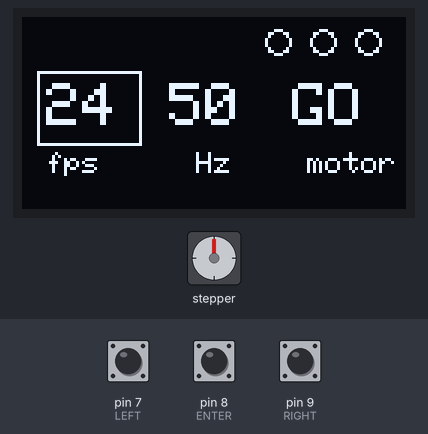
Simulated run of this sketch. Board: Arduino Uno, built with avr-gcc and run on an emulated ATmega328P. On the bench: stepper motor, 128×64 one-colour display. Wiring (inferred from the names in the program): stepper motor driver (200 steps per turn assumed): step pin 2; direction pin 3; enable pin 6. Inputs (shaded band) come from the test bench; at power-on: pin 8 (ENTER) HIGH, pin 7 (LEFT) HIGH, pin 9 (RIGHT) HIGH. What the sketch prints to the serial monitor is not drawn.

Above: at 1.2 s.
1.3 s: pin 8 (ENTER) pulled LOW for 0.15 s
At 1.9 s:
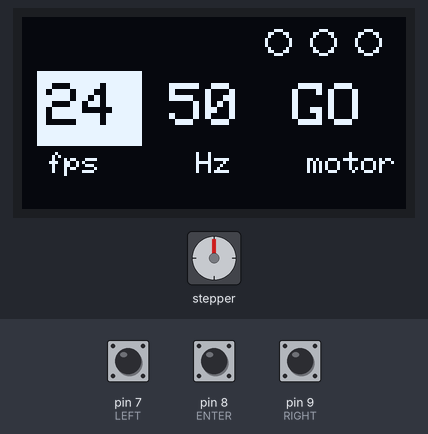
3.0 s: pin 7 (LEFT) pulled LOW for 0.15 s
At 3.12 s:
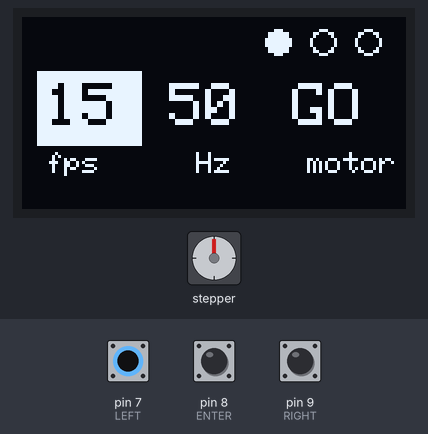
4.6 s: pin 9 (RIGHT) pulled LOW for 1 s
At 5.4 s:
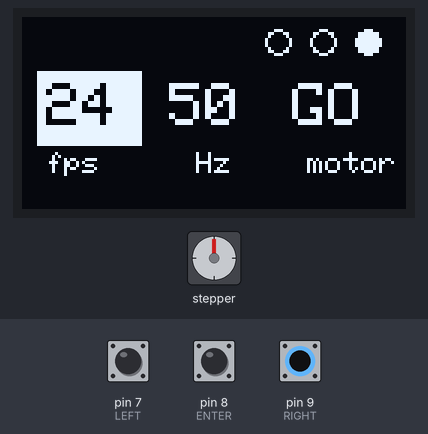
7.1 s: pin 9 (RIGHT) pulled LOW for 0.15 s
At 7.8 s:
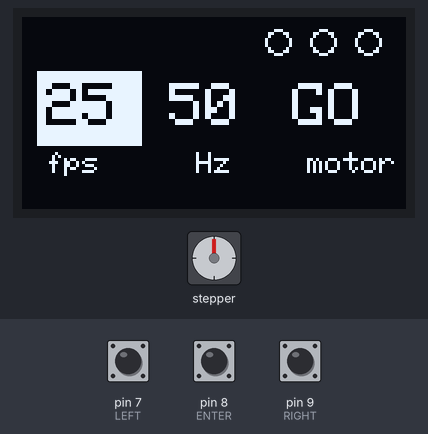
8.7 s: pin 8 (ENTER) pulled LOW for 1 s
At 9.5 s:
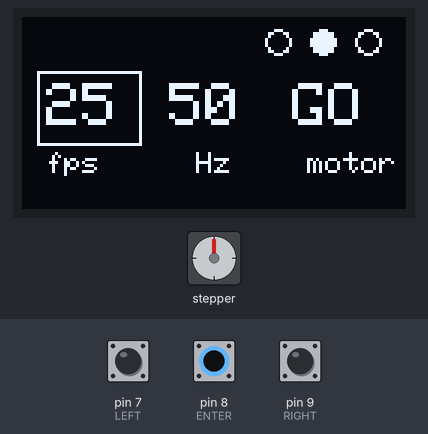
11.2 s: pin 7 (LEFT) pulled LOW for 1 s
At 13.0 s:
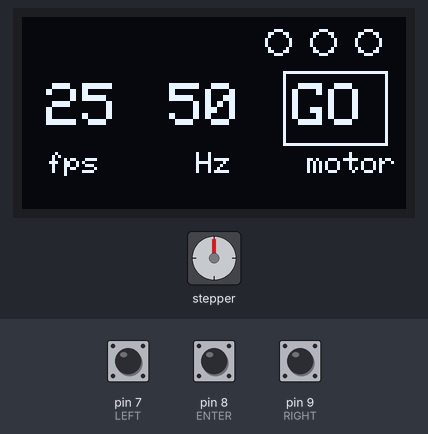
Timing chart, 0 to 14.5 s (numbered marks = the images above; inputs shaded):
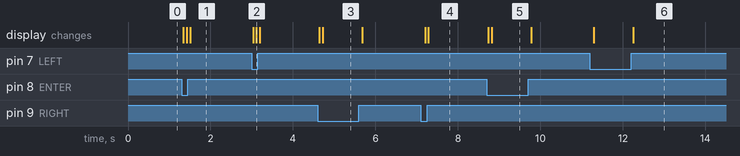

Measured:
- after the input at 1.3 s, the display: first changes at once (image 1 shows a later state)
- after the input at 3.0 s, the display: first changes at once (image 2 shows a later state)
- after the input at 4.6 s, the display: first changes at once (image 3 shows a later state)
- after the input at 7.1 s, the display: first changes after 0.11 s (image 4 shows a later state)
- after the input at 8.7 s, the display: first changes at once (image 5 shows a later state)
- after the input at 11.2 s, the display: first changes after 0.10 s (image 6 shows a later state)

The sketch:

oled.ino
```cpp
#include <Wire.h>
#include <Adafruit_GFX.h>
#include <Adafruit_SSD1306.h>

// 0.96" OLED: 128x64 pixels total
// Dual color: Top 16 pixels = YELLOW, Bottom 48 pixels = BLUE
Adafruit_SSD1306 display(128, 64, &Wire, -1);

// Stepper motor pins
#define STEP_PIN 2
#define DIR_PIN 3
#define EN_PIN 6
// RST and SLP tied to 3V3
// Wiring: Pin 2→STP, Pin 3→DIR, Pin 6→EN, 3V3→RST+SLP, GND→GND, VCC→UMOT
// Motor: Navigate to Motor panel, press center button to rotate motor

int fps = 24;           // Current FPS value
int shutterSpeed = 50;  // Current shutter speed (Hz)
int selectedItem = 0;   // 0 = FPS selected, 1 = Shutter selected, 2 = Motor selected
bool editMode = false;  // true when editing a value

// FPS values (max 48, 2 digits)
int fpsValues[] = {12, 15, 24, 25, 30, 48};
int fpsIndex = 2;

// Shutter speeds (Hz values, 24-60 only)
int shutterValues[] = {24, 30, 50, 60};
int shutterIndex = 2; // Start at 50Hz

// Motor control variables
int motorPosition = 0;  // Current step position

// Button state tracking
bool lastButton7 = HIGH;
bool lastButton8 = HIGH;
bool lastButton9 = HIGH;

void setup() {
  Serial.begin(9600);
  display.begin(SSD1306_SWITCHCAPVCC, 0x3C);
  pinMode(7, INPUT_PULLUP);  // LEFT/DECREASE button
  pinMode(8, INPUT_PULLUP);  // ENTER/EXIT button (center)
  pinMode(9, INPUT_PULLUP);  // RIGHT/INCREASE button

  // Stepper motor setup
  pinMode(STEP_PIN, OUTPUT);
  pinMode(DIR_PIN, OUTPUT);
  pinMode(EN_PIN, OUTPUT);

  digitalWrite(DIR_PIN, LOW);      // Set initial direction
  digitalWrite(EN_PIN, LOW);       // Force motor always enabled for testing

  fps = fpsValues[fpsIndex];
  shutterSpeed = shutterValues[shutterIndex];

  Serial.println("Setup complete - motor should be stiff now");
}

void stepMotor(int steps, bool clockwise) {
  digitalWrite(DIR_PIN, clockwise ? HIGH : LOW);

  for(int i = 0; i < abs(steps); i++) {
    digitalWrite(STEP_PIN, HIGH);
    delay(2);  // Step pulse width
    digitalWrite(STEP_PIN, LOW);
    delay(2);  // Step interval
  }
}

void rotateMotor() {
  Serial.println("Motor function called!");

  // Enable motor (already enabled for testing, but keeping logic)
  digitalWrite(EN_PIN, LOW);
  delay(10);  // Give motor time to energize

  Serial.println("Starting 50 steps...");
  // Rotate motor (50 steps = about 1/4 turn for most steppers)
  stepMotor(50, true);  // 50 steps clockwise
  motorPosition += 50;

  Serial.println("Steps complete");
  delay(100);  // Brief pause

  // Keep motor enabled for testing (comment out disable)
  // digitalWrite(EN_PIN, HIGH);
}

void showCameraSettings() {
  display.clearDisplay();

  // Button indicators in yellow area (top 16 pixels)
  // Left button (pin 7) circle
  if(digitalRead(7) == LOW) {
    display.fillCircle(85, 8, 4, SSD1306_WHITE);  // Filled when pressed
  } else {
    display.drawCircle(85, 8, 4, SSD1306_WHITE);  // Hollow when not pressed
  }

  // Center button (pin 8) circle
  if(digitalRead(8) == LOW) {
    display.fillCircle(100, 8, 4, SSD1306_WHITE);
  } else {
    display.drawCircle(100, 8, 4, SSD1306_WHITE);
  }

  // Right button (pin 9) circle
  if(digitalRead(9) == LOW) {
    display.fillCircle(115, 8, 4, SSD1306_WHITE);
  } else {
    display.drawCircle(115, 8, 4, SSD1306_WHITE);
  }

  // FPS Display - Left box
  display.setTextSize(2);
  if(selectedItem == 0 && editMode) {
    display.fillRect(5, 18, 35, 25, SSD1306_WHITE);
    display.setTextColor(SSD1306_BLACK);
  } else if(selectedItem == 0 && !editMode) {
    display.drawRect(5, 18, 35, 25, SSD1306_WHITE);
    display.setTextColor(SSD1306_WHITE);
  } else {
    display.setTextColor(SSD1306_WHITE);
  }
  display.setCursor(8, 22);
  display.print(fps);

  // FPS label
  display.setTextSize(1);
  display.setTextColor(SSD1306_WHITE);
  display.setCursor(8, 45);
  display.print("fps");

  // Shutter Speed Display - Center box
  display.setTextSize(2);
  if(selectedItem == 1 && editMode) {
    display.fillRect(46, 18, 35, 25, SSD1306_WHITE);
    display.setTextColor(SSD1306_BLACK);
  } else if(selectedItem == 1 && !editMode) {
    display.drawRect(46, 18, 35, 25, SSD1306_WHITE);
    display.setTextColor(SSD1306_WHITE);
  } else {
    display.setTextColor(SSD1306_WHITE);
  }
  display.setCursor(49, 22);
  display.print(shutterSpeed);

  // Hz label
  display.setTextSize(1);
  display.setTextColor(SSD1306_WHITE);
  display.setCursor(58, 45);
  display.print("Hz");

  // Motor Display - Right box
  display.setTextSize(2);
  if(selectedItem == 2 && editMode) {
    display.fillRect(87, 18, 35, 25, SSD1306_WHITE);
    display.setTextColor(SSD1306_BLACK);
  } else if(selectedItem == 2 && !editMode) {
    display.drawRect(87, 18, 35, 25, SSD1306_WHITE);
    display.setTextColor(SSD1306_WHITE);
  } else {
    display.setTextColor(SSD1306_WHITE);
  }
  display.setCursor(90, 22);
  display.print("GO");

  // Motor label
  display.setTextSize(1);
  display.setTextColor(SSD1306_WHITE);
  display.setCursor(95, 45);
  display.print("motor");

  display.display();
}

void loop() {
  // Continuous display updates for real-time button feedback
  showCameraSettings();

  // Read current button states
  bool button7 = digitalRead(7);
  bool button8 = digitalRead(8);
  bool button9 = digitalRead(9);

  // Debug button states every second
  static unsigned long lastDebug = 0;
  if(millis() - lastDebug > 1000) {
    Serial.print("Button states: 7=");
    Serial.print(button7 ? "HIGH" : "LOW");
    Serial.print(" 8=");
    Serial.print(button8 ? "HIGH" : "LOW");
    Serial.print(" 9=");
    Serial.print(button9 ? "HIGH" : "LOW");
    Serial.print(" | Last: 7=");
    Serial.print(lastButton7 ? "HIGH" : "LOW");
    Serial.print(" 8=");
    Serial.print(lastButton8 ? "HIGH" : "LOW");
    Serial.print(" 9=");
    Serial.println(lastButton9 ? "HIGH" : "LOW");
    lastDebug = millis();
  }

  // Pin 7 - LEFT/DECREASE button (detect falling edge)
  if(button7 == LOW && lastButton7 == HIGH) {
    if(!editMode) {
      // Navigate left: cycle between FPS, Shutter, Motor
      selectedItem--;
      if(selectedItem < 0) selectedItem = 2;  // Wrap to Motor
    } else {
      // Decrease selected value (only for FPS and Shutter in edit mode)
      if(selectedItem == 0) {
        fpsIndex--;
        if(fpsIndex < 0) fpsIndex = 5;  // Wrap to end
        fps = fpsValues[fpsIndex];
      } else if(selectedItem == 1) {
        shutterIndex--;
        if(shutterIndex < 0) shutterIndex = 3;  // Wrap to end
        shutterSpeed = shutterValues[shutterIndex];
      }
    }
  }

  // Pin 8 - CENTER/ENTER/EXIT button (detect falling edge)
  if(button8 == LOW && lastButton8 == HIGH) {
    Serial.print("Center button pressed! selectedItem=");
    Serial.print(selectedItem);
    Serial.print(" editMode=");
    Serial.println(editMode);

    if(!editMode) {
      // Enter edit mode for FPS and Shutter, or rotate motor
      if(selectedItem == 0 || selectedItem == 1) {
        Serial.println("Entering edit mode");
        editMode = true;
      } else if(selectedItem == 2) {
        Serial.println("Motor panel - calling rotateMotor()");
        // Motor: rotate when pressed
        rotateMotor();
      }
    } else {
      Serial.println("Exiting edit mode");
      // Exit edit mode
      editMode = false;
    }
  }

  // Pin 9 - RIGHT/INCREASE button (detect falling edge)
  if(button9 == LOW && lastButton9 == HIGH) {
    if(!editMode) {
      // Navigate right: cycle between FPS, Shutter, Motor
      selectedItem++;
      if(selectedItem > 2) selectedItem = 0;  // Wrap to FPS
    } else {
      // Increase selected value (only for FPS and Shutter in edit mode)
      if(selectedItem == 0) {
        fpsIndex++;
        if(fpsIndex > 5) fpsIndex = 0;  // Wrap to start
        fps = fpsValues[fpsIndex];
      } else if(selectedItem == 1) {
        shutterIndex++;
        if(shutterIndex > 3) shutterIndex = 0;  // Wrap to start
        shutterSpeed = shutterValues[shutterIndex];
      }
    }
  }

  // Store button states for next iteration
  lastButton7 = button7;
  lastButton8 = button8;
  lastButton9 = button9;

  delay(50);  // 20 FPS refresh rate for smooth UI
}
```
